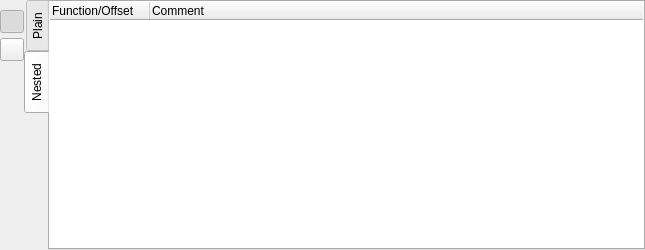
<?xml version="1.0" encoding="UTF-8"?>
<ui version="4.0">
 <class>CommentsWidget</class>
 <widget class="QDockWidget" name="CommentsWidget">
  <property name="geometry">
   <rect>
    <x>0</x>
    <y>0</y>
    <width>645</width>
    <height>250</height>
   </rect>
  </property>
  <property name="windowTitle">
   <string notr="true">Comments</string>
  </property>
  <widget class="QWidget" name="dockWidgetContents">
   <layout class="QHBoxLayout" name="horizontalLayout">
    <property name="spacing">
     <number>0</number>
    </property>
    <property name="leftMargin">
     <number>0</number>
    </property>
    <property name="topMargin">
     <number>0</number>
    </property>
    <property name="rightMargin">
     <number>0</number>
    </property>
    <property name="bottomMargin">
     <number>0</number>
    </property>
    <item>
     <widget class="QFrame" name="frame">
      <property name="frameShape">
       <enum>QFrame::NoFrame</enum>
      </property>
      <property name="frameShadow">
       <enum>QFrame::Raised</enum>
      </property>
      <layout class="QVBoxLayout" name="verticalLayout">
       <property name="spacing">
        <number>5</number>
       </property>
       <property name="leftMargin">
        <number>0</number>
       </property>
       <property name="topMargin">
        <number>10</number>
       </property>
       <property name="rightMargin">
        <number>0</number>
       </property>
       <property name="bottomMargin">
        <number>0</number>
       </property>
       <item>
        <widget class="QToolButton" name="toolButton">
         <property name="toolTip">
          <string notr="true">Show plain list</string>
         </property>
         <property name="text">
          <string/>
         </property>
         <property name="icon">
          <iconset resource="../resources.qrc">
           <normaloff>:/img/icons/hexdump_light.svg</normaloff>
           <normalon>:/img/icons/hexdump_white.svg</normalon>
           <activeon>:/img/icons/hexdump_white.svg</activeon>:/img/icons/hexdump_light.svg</iconset>
         </property>
         <property name="checkable">
          <bool>true</bool>
         </property>
         <property name="checked">
          <bool>true</bool>
         </property>
         <attribute name="buttonGroup">
          <string notr="true">buttonGroup</string>
         </attribute>
        </widget>
       </item>
       <item>
        <widget class="QToolButton" name="toolButton_2">
         <property name="toolTip">
          <string notr="true">Show grouped list</string>
         </property>
         <property name="text">
          <string notr="true"/>
         </property>
         <property name="icon">
          <iconset resource="../resources.qrc">
           <normaloff>:/img/icons/disas_light.svg</normaloff>
           <normalon>:/img/icons/disas_white.svg</normalon>
           <activeon>:/img/icons/disas_white.svg</activeon>:/img/icons/disas_light.svg</iconset>
         </property>
         <property name="checkable">
          <bool>true</bool>
         </property>
         <attribute name="buttonGroup">
          <string notr="true">buttonGroup</string>
         </attribute>
        </widget>
       </item>
       <item>
        <spacer name="verticalSpacer">
         <property name="orientation">
          <enum>Qt::Vertical</enum>
         </property>
         <property name="sizeHint" stdset="0">
          <size>
           <width>20</width>
           <height>40</height>
          </size>
         </property>
        </spacer>
       </item>
      </layout>
     </widget>
    </item>
    <item>
     <widget class="QTabWidget" name="tabWidget">
      <property name="sizePolicy">
       <sizepolicy hsizetype="Expanding" vsizetype="Preferred">
        <horstretch>0</horstretch>
        <verstretch>0</verstretch>
       </sizepolicy>
      </property>
      <property name="tabPosition">
       <enum>QTabWidget::West</enum>
      </property>
      <property name="currentIndex">
       <number>1</number>
      </property>
      <widget class="QWidget" name="plain">
       <attribute name="title">
        <string>Plain</string>
       </attribute>
       <layout class="QVBoxLayout" name="verticalLayout_2">
        <property name="spacing">
         <number>0</number>
        </property>
        <property name="leftMargin">
         <number>0</number>
        </property>
        <property name="topMargin">
         <number>0</number>
        </property>
        <property name="rightMargin">
         <number>0</number>
        </property>
        <property name="bottomMargin">
         <number>0</number>
        </property>
        <item>
         <widget class="QTreeWidget" name="commentsTreeWidget">
          <property name="frameShape">
           <enum>QFrame::NoFrame</enum>
          </property>
          <property name="sortingEnabled">
           <bool>true</bool>
          </property>
          <column>
           <property name="text">
            <string>Dummy</string>
           </property>
          </column>
          <column>
           <property name="text">
            <string>Offset</string>
           </property>
          </column>
          <column>
           <property name="text">
            <string>Function</string>
           </property>
          </column>
          <column>
           <property name="text">
            <string>Comment</string>
           </property>
          </column>
         </widget>
        </item>
       </layout>
      </widget>
      <widget class="QWidget" name="nested">
       <attribute name="title">
        <string>Nested</string>
       </attribute>
       <layout class="QVBoxLayout" name="verticalLayout_3">
        <property name="spacing">
         <number>0</number>
        </property>
        <property name="leftMargin">
         <number>0</number>
        </property>
        <property name="topMargin">
         <number>0</number>
        </property>
        <property name="rightMargin">
         <number>0</number>
        </property>
        <property name="bottomMargin">
         <number>0</number>
        </property>
        <item>
         <widget class="QTreeWidget" name="nestedCmtsTreeWidget">
          <property name="frameShape">
           <enum>QFrame::NoFrame</enum>
          </property>
          <column>
           <property name="text">
            <string>Function/Offset</string>
           </property>
          </column>
          <column>
           <property name="text">
            <string>Comment</string>
           </property>
          </column>
         </widget>
        </item>
       </layout>
      </widget>
     </widget>
    </item>
   </layout>
  </widget>
  <action name="actionHorizontal">
   <property name="checkable">
    <bool>true</bool>
   </property>
   <property name="text">
    <string>Horizontal</string>
   </property>
   <property name="toolTip">
    <string>Horizontal view</string>
   </property>
  </action>
  <action name="actionVertical">
   <property name="checkable">
    <bool>true</bool>
   </property>
   <property name="text">
    <string>Vertical</string>
   </property>
   <property name="toolTip">
    <string>Vertical view</string>
   </property>
  </action>
 </widget>
 <resources>
  <include location="../resources.qrc"/>
 </resources>
 <connections/>
 <buttongroups>
  <buttongroup name="buttonGroup"/>
 </buttongroups>
</ui>
